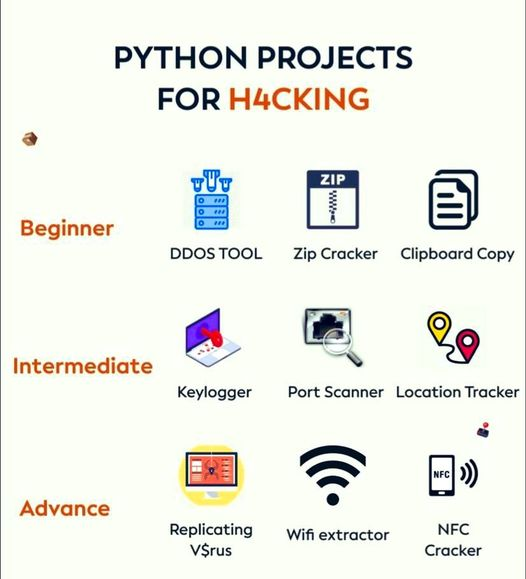
#> input picture Lab-1/projects.jpg, 526 x 579 px, found by its file name
$ python 7_Digital_neg_with_histogram.py
#> lines starting #> are read from the running program, lines starting #| are printed output that depends on the picture
import cv2
import matplotlib.pyplot as plt


# Read an image
img_bgr = cv2.imread('./Lab-1/projects.jpg',3)
#> img_bgr is the input picture: shape (579, 526, 3); mean B, G, R 231.1, 238.7, 237.2

plt.imshow(img_bgr)
plt.show()

# Histogram plotting of original image
color = ('b', 'g', 'r')

for i, col in enumerate(color):

    histr = cv2.calcHist([img_bgr],
                         [i], None,
                         [256],
                         [0, 256])

    plt.plot(histr, color = col)

    # Limit X - axis to 256
    plt.xlim([0, 256])

plt.show()
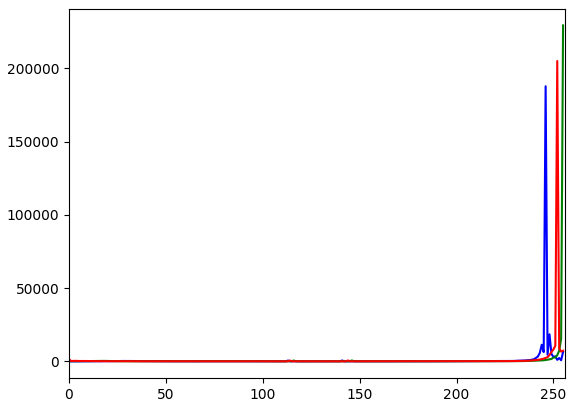
#> figure drawn by matplotlib, 1 panel; curve peaks at x = 246, y = 187678; curve peaks at x = 255, y = 229199; curve peaks at x = 252, y = 204900

# Negate the original image
img_neg = 1 - img_bgr
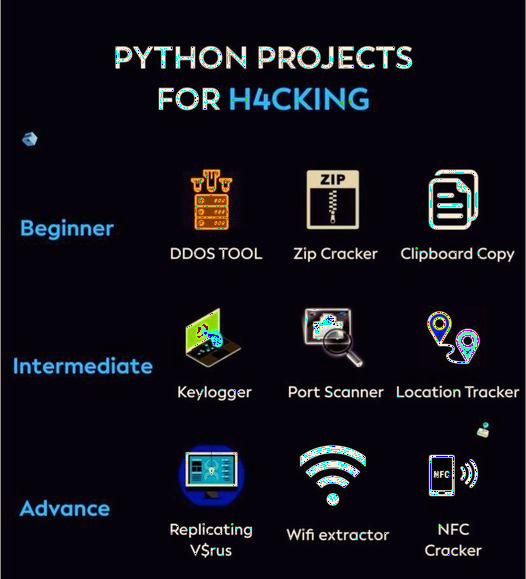
#> img_neg: shape (579, 526, 3); mean B, G, R 25.7, 17.8, 18.3

plt.imshow(img_neg)
plt.show()

# Histogram plotting of
# negative transformed image
color = ('b', 'g', 'r')

for i, col in enumerate(color):

    histr = cv2.calcHist([img_neg],
                         [i], None,
                         [256],
                         [0, 256])

    plt.plot(histr, color = col)
    plt.xlim([0, 256])

plt.show()
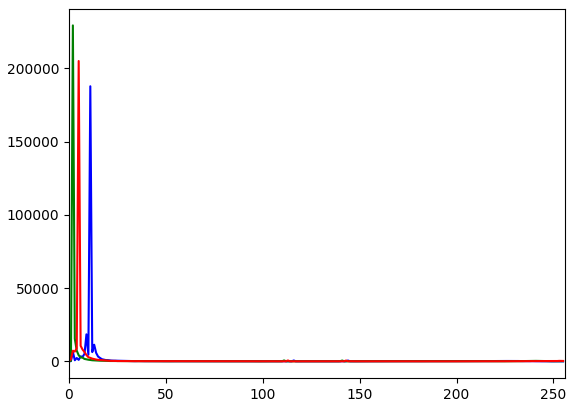
#> figure drawn by matplotlib, 1 panel; curve peaks at x = 11, y = 187678; curve peaks at x = 2, y = 229199; curve peaks at x = 5, y = 204900
